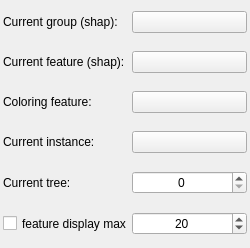
                     <widget class="QWidget" name="page_shap_plots_params">
                      <property name="geometry">
                       <rect>
                        <x>0</x>
                        <y>0</y>
                        <width>250</width>
                        <height>248</height>
                       </rect>
                      </property>
                      <attribute name="label">
                       <string>SHAP view</string>
                      </attribute>
                      <layout class="QVBoxLayout" name="verticalLayout_101">
                       <property name="spacing">
                        <number>0</number>
                       </property>
                       <property name="leftMargin">
                        <number>0</number>
                       </property>
                       <property name="topMargin">
                        <number>0</number>
                       </property>
                       <property name="rightMargin">
                        <number>0</number>
                       </property>
                       <property name="bottomMargin">
                        <number>0</number>
                       </property>
                       <item>
                        <layout class="QFormLayout" name="page_shap_plots_params_formLayout">
                         <property name="horizontalSpacing">
                          <number>0</number>
                         </property>
                         <property name="verticalSpacing">
                          <number>10</number>
                         </property>
                         <property name="leftMargin">
                          <number>3</number>
                         </property>
                         <property name="topMargin">
                          <number>3</number>
                         </property>
                         <property name="rightMargin">
                          <number>3</number>
                         </property>
                         <item row="0" column="0">
                          <widget class="QLabel" name="current_group_shap_label">
                           <property name="sizePolicy">
                            <sizepolicy hsizetype="Preferred" vsizetype="Expanding">
                             <horstretch>0</horstretch>
                             <verstretch>0</verstretch>
                            </sizepolicy>
                           </property>
                           <property name="text">
                            <string>Current group (shap):</string>
                           </property>
                          </widget>
                         </item>
                         <item row="1" column="0">
                          <widget class="QLabel" name="current_feature_label">
                           <property name="sizePolicy">
                            <sizepolicy hsizetype="Preferred" vsizetype="Expanding">
                             <horstretch>0</horstretch>
                             <verstretch>0</verstretch>
                            </sizepolicy>
                           </property>
                           <property name="text">
                            <string>Current feature (shap):</string>
                           </property>
                          </widget>
                         </item>
                         <item row="2" column="0">
                          <widget class="QLabel" name="coloring_feature_label">
                           <property name="sizePolicy">
                            <sizepolicy hsizetype="Preferred" vsizetype="Expanding">
                             <horstretch>0</horstretch>
                             <verstretch>0</verstretch>
                            </sizepolicy>
                           </property>
                           <property name="text">
                            <string>Coloring feature:</string>
                           </property>
                          </widget>
                         </item>
                         <item row="3" column="0">
                          <widget class="QLabel" name="current_instance_label">
                           <property name="sizePolicy">
                            <sizepolicy hsizetype="Preferred" vsizetype="Expanding">
                             <horstretch>0</horstretch>
                             <verstretch>0</verstretch>
                            </sizepolicy>
                           </property>
                           <property name="text">
                            <string>Current instance:</string>
                           </property>
                          </widget>
                         </item>
                         <item row="4" column="0">
                          <widget class="QLabel" name="current_tree_label">
                           <property name="sizePolicy">
                            <sizepolicy hsizetype="Preferred" vsizetype="Expanding">
                             <horstretch>0</horstretch>
                             <verstretch>0</verstretch>
                            </sizepolicy>
                           </property>
                           <property name="text">
                            <string>Current tree:</string>
                           </property>
                          </widget>
                         </item>
                         <item row="5" column="0">
                          <widget class="QCheckBox" name="feature_display_max_checkBox">
                           <property name="sizePolicy">
                            <sizepolicy hsizetype="Minimum" vsizetype="Expanding">
                             <horstretch>0</horstretch>
                             <verstretch>0</verstretch>
                            </sizepolicy>
                           </property>
                           <property name="text">
                            <string>feature display max</string>
                           </property>
                          </widget>
                         </item>
                         <item row="0" column="1">
                          <widget class="ComboBox" name="current_group_shap_comboBox"/>
                         </item>
                         <item row="1" column="1">
                          <widget class="ComboBox" name="current_feature_comboBox"/>
                         </item>
                         <item row="2" column="1">
                          <widget class="ComboBox" name="coloring_feature_comboBox"/>
                         </item>
                         <item row="3" column="1">
                          <widget class="ComboBox" name="current_instance_combo_box"/>
                         </item>
                         <item row="4" column="1">
                          <widget class="SpinBox" name="current_tree_spinBox">
                           <property name="alignment">
                            <set>Qt::AlignCenter</set>
                           </property>
                           <property name="maximum">
                            <number>100</number>
                           </property>
                          </widget>
                         </item>
                         <item row="5" column="1">
                          <widget class="CompactSpinBox" name="feature_display_max_spinBox">
                           <property name="alignment">
                            <set>Qt::AlignCenter</set>
                           </property>
                           <property name="maximum">
                            <number>1000</number>
                           </property>
                           <property name="value">
                            <number>20</number>
                           </property>
                          </widget>
                         </item>
                        </layout>
                       </item>
                      </layout>
                     </widget>
